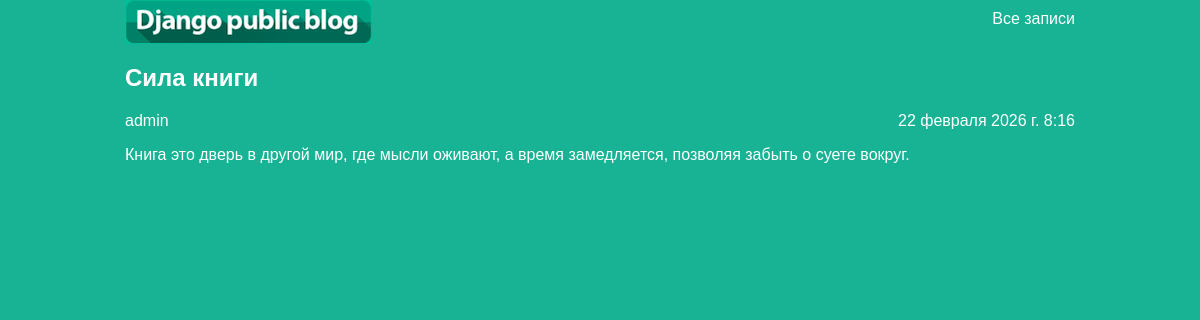
Screenshot of /article/2/ with the database file from the repository.
### articles/models.py (models this page shows, shortened)
class Article(models.Model):
    title = models.CharField(max_length=200)
    author = models.ForeignKey(User, on_delete=models.CASCADE)
    text = models.TextField()
    created_date = models.DateTimeField(auto_now_add=True)
    def get_excerpt(self) -> str:
        return f"{self.text[:140]}..." if len(self.text) > 140 else self.text

### articles/views.py (the view)
# urls.py: path('article/<int:article_id>/', views.get_article, name='get_article'),
def get_article(request, article_id):
    try:
        post = Article.objects.get(id=article_id)
        return render(request, "article.html", {"post": post})
    except Article.DoesNotExist:
        raise Http404

### articles/templates/article.html (shortened to what this page needs)
{% load static %}
<link rel="stylesheet" href="{% static 'css/article.css' %}">
<body class="article">
    <div class="article-header">
    <img src="{% static 'img/dpb-logo.png' %}" alt="логотип"/>
    <a href="{% url 'archive' %}">
        Все записи
    </a>
</div>
<div class="archive">
    <div class="one-post">
        <h2 class="post-title">
            <a href="{% url 'get_article' post.id %}">
                {{ post.title }}
            </a>
        </h2>
        <div class="article-info">
            <div class="article-author">{{ post.author.username }}</div>
            <div class="article-created-date">{{ post.created_date }}</div>
        </div>
        <p class="article-text">{{ post.get_excerpt }}</p>
    </div>
</div>
</body>

### articles/static/css/article.css (style rules this page uses)
body { background: #17b394; font-family: Tahoma, Arial, sans-serif; color: #ffffff; margin: 0; }
.archive { max-width: 950px; margin: 0 auto; }
.post-title a { color: #ffffff; text-decoration: none; }
.article-author { width: 50%; float: left; }
.article-created-date { text-align: right; }
.article-header { display: flex; justify-content: space-between; align-items: flex-start; max-width: 950px; margin: 0 auto 20px; }
.article-header a { color: #ffffff; margin-top: 10px; text-decoration: none; }

### rows the page displays
Article: title "Сила книги", author.username "admin", created_date "22 февраля 2026 г. 8:16", get_excerpt "Книга это дверь в другой мир, где мысли оживают, а время замедляется, позволяя забыть о суете вокруг."
